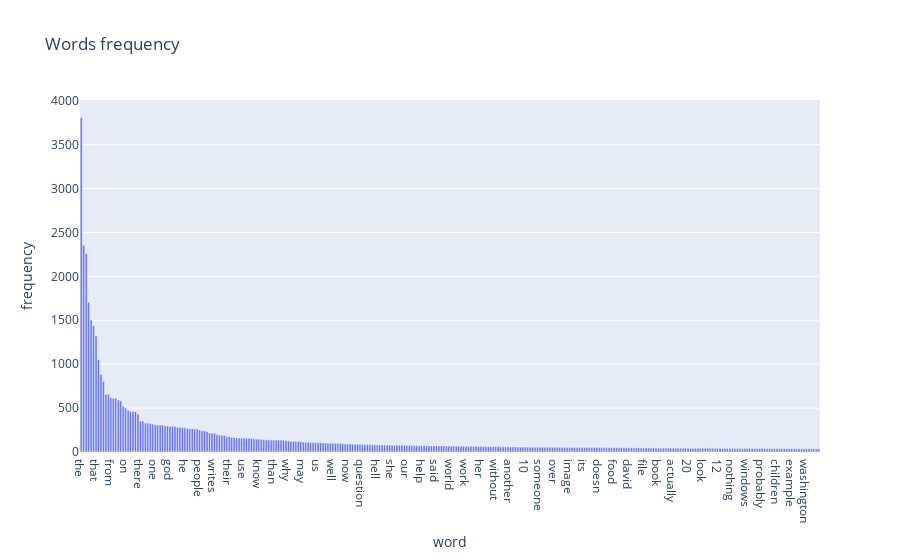

Notebook cell for this chart:
### Markdown cell above
### >>> **Exercise 14 (take home):** 
The chart above only contains 300 vocabulary in the documents, and it's already computationally intensive to both compute and visualize. Can you efficiently reduce the number of terms you want to visualize as an exercise.

### Code cell
import plotly.express as px
sum_words = X_counts.sum(axis=0)
words_freq = [(word, sum_words[0, idx]) for idx,word in enumerate(count_vect.get_feature_names_out())]
# It's a less time-consuming function, we could use it directly to largely decrease the computing time.

# Or if we only want to see the relative frequency of each word, we could only sample 300 text for example.
# However, we might miss some word, but we can observe the most-used word relative frequency.
X_sample = X.sample(n = 300)
X_sample_counts = count_vect.fit_transform(X_sample.text)
sum_words_sample = X_sample_counts.sum(axis=0)
words_freq = [(word, sum_words_sample[0, idx]) for idx,word in enumerate(count_vect.get_feature_names_out())]
words_freq = sorted(words_freq, key = lambda x: x[1], reverse=True)

fig = px.bar(x=[i[0] for i in words_freq][:300],y=[i[1] for i in words_freq][:300],title='Words frequency',)
fig.update_layout(title='Words frequency', xaxis_title='word', yaxis_title='frequency')
fig.show()

### Figure 1 — Plotly figure (JSON) as saved in the notebook; plotly's stock layout.template omitted (floating-point values rounded to 4 significant figures; data arrays with more than 128 entries replaced by an {"elided": "..."} marker saying what was removed)
{"data": [{"alignmentgroup": "True", "hovertemplate": "x=%{x}<br>y=%{y}<extra></extra>", "legendgroup": "", "marker": {"color": "#636efa", "pattern": {"shape": ""}}, "name": "", "offsetgroup": "", "orientation": "v", "showlegend": false, "textposition": "auto", "type": "bar", "x": {"elided": "300 str values"}, "xaxis": "x", "y": {"elided": "300 int values"}, "yaxis": "y"}], "layout": {"barmode": "relative", "legend": {"tracegroupgap": 0}, "title": {"text": "Words frequency"}, "xaxis": {"anchor": "y", "domain": [0, 1], "title": {"text": "word"}}, "yaxis": {"anchor": "x", "domain": [0, 1], "title": {"text": "frequency"}}}}
